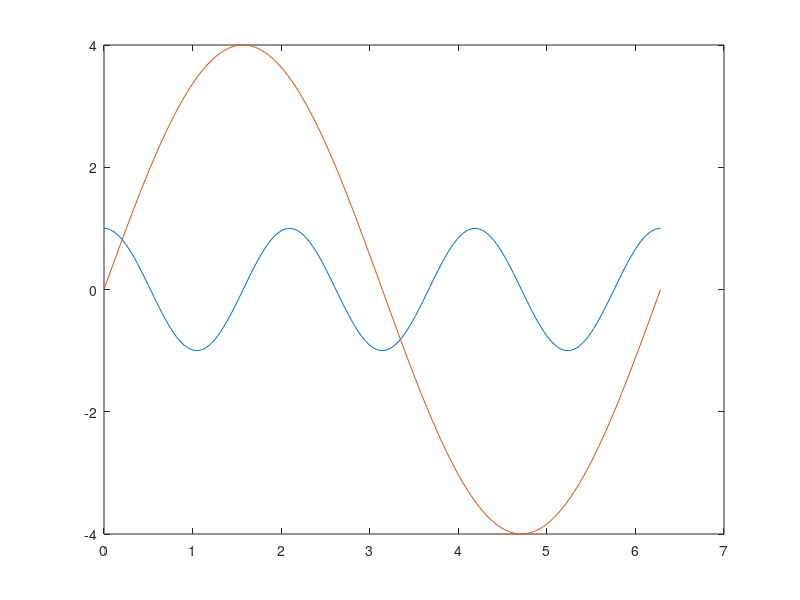

This chart was generated by the following MATLAB code:
x = [0 : 2 : 10];
y = [0, 0.99, 3.15, 6.92, 7.85, 11.2]
% Para graficar usamos plot 
plot(x, y);
% Agregar etiquetas
title("Graficas en Matlab");
xlabel("Eje de abscisas");
ylabel("Eje de las ordenadas");
grid on;
% Para graficar 2 funciones es necesario mantener
% la gráfica anterior, para ello usamos hold on
% Esto normalmente porque matlab sobreescribe las
% graficas a mostrar

x = 0 : (pi/100) : 2*pi;
y1 = cos(3*x);
plot(x, y1);

y2 = 4*sin(x);
hold on;
plot(x, y2);

% GRAFICANDO CON LOS VALORES REALES :V
